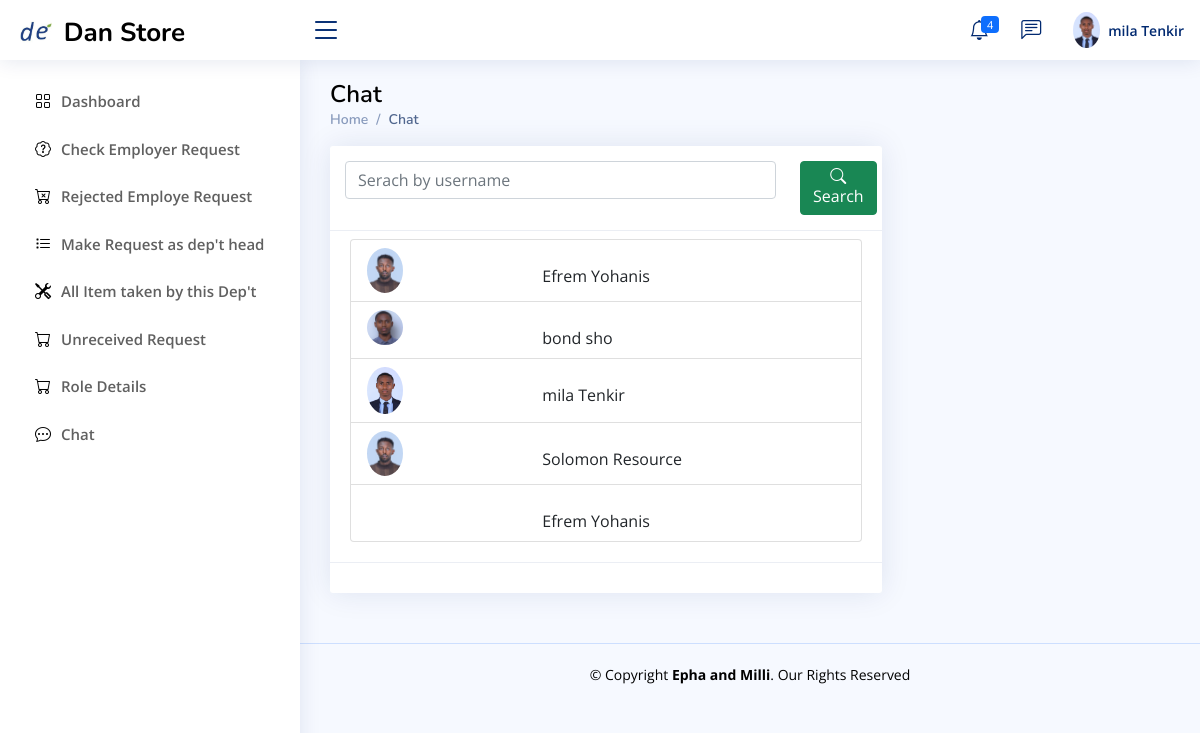
The page /department_head/all_user/ (signed in) on the database as committed earlier.
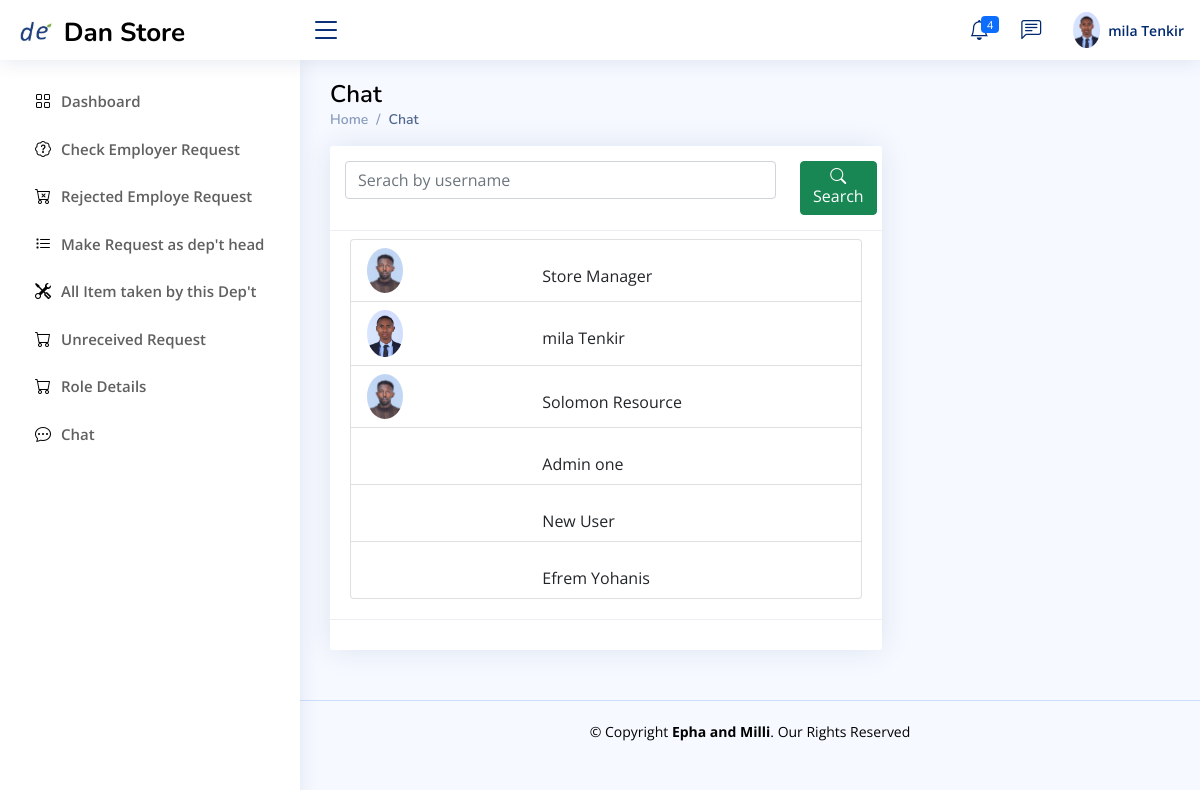
The same page on the database as committed later.
### Store_manager/models.py (models this page shows, shortened)
class employ(models.Model):
    user=models.ForeignKey(User,null=True,blank=True,on_delete=models.CASCADE)
    role= models.CharField(max_length=200,null=True,blank=True)
    profile_pic=models.ImageField(null=True,blank=True, upload_to='Profile/')
    Full_Name=models.CharField(max_length=300, null=True)
    gender = models.CharField(max_length=20,null=True,blank=True)
    phone1 = models.CharField(max_length=200, null=True)
    phone2 = models.CharField(max_length=200, null=True)
    facebook = models.CharField(max_length=200, null=True,blank=True)
    telegram = models.CharField(max_length=200, null=True,blank=True)
    instagram = models.CharField(max_length=200, null=True,blank=True)
    about = models.TextField(max_length=500, null=True)
    address = models.CharField(max_length=200, null=True)
    inDepartment = models.CharField(max_length=300,null=True)
    date_created = models.DateTimeField(auto_now_add=True, null=True)
    Thechnologist =models.BooleanField(blank=True,null=True,default=False)
    accessStore=models.ForeignKey(allStore,null=True,blank=True,on_delete=models.CASCADE)
    Titel = models.CharField(max_length=20,null=True,blank=True)
    Filed_Study = models.CharField(max_length=20,null=True,blank=True)
    Collage = models.CharField(max_length=20,null=True,blank=True)
    grade=models.CharField(max_length=20,null=True,blank=True)
    Year_Graguation = models.DateField(null=True,blank=True)
    Document=models.FileField(null=True,blank=True,upload_to="File/Document")

### Department_Head/views.py (the view)
# urls.py: path('all_user/',views.all_user,name="all_user"),
def all_user(request):
    try:
        if request.user.groups.all()[0].name == 'Dept_Head':
            curretnUser = request.user
            exploreU = employ.objects.get(user = curretnUser)
            me_with=exploreU
            my_message=chatbot.objects.filter(me_with=me_with)
            admin = exploreU
            chat_group1=employ.objects.all()
            context={
                'admin':admin,
                'my_message':my_message,
                'chat_group2':chat_group1,
            }
            return render(request,'Department_head/chat/index2.html',context)
        messages.error(request, 'Permission denied ')
        return redirect('log-out')
    except IndexError as e:
        messages.error(request, 'Login Before ')
        return redirect('log-out')

### Templates/Department_head/chat/index2.html (shortened to what this page needs)
{% extends 'Department_head/D_base.html' %}
{% block d_head  %}
<main id="main" class="main">
    <div class="pagetitle">
      <h1 style="color: black">Chat</h1>
      <nav>
        <ol class="breadcrumb">
          <li class="breadcrumb-item"><a href="#">Home</a></li>
          <li class="breadcrumb-item active">Chat</li>
        </ol>
      </nav>
    </div>
    <section class="section">
        <div class="row">
            <div class="col-lg-8">
                <div class="card">
                    <div class="card-header">
                      <form action="" method="post">
                        <div class="row">
                            <div class="col-10">
                              <input type="text" class="form-control" id="inputText" name="serach" placeholder="Serach by username" >
                          </div>
                          <div class="col-2">
                              <button type="submit" class="btn btn-success"> <i class="bi bi-search"></i> Search</button>
                          </div>
                        </div>
                      </form>
                    </div>
                    <div class="card-body pt-2">
                        <div class="list-group">
                          {% block chat %}
                          {% for chat_group in chat_group2  %}
                          <a href="{% url 'dept_chat_pepol' chat_group.id %}" class="list-group-item list-group-item-action " aria-current="true">
                            <div class="row">
                                <div class="col-lg-4">
                                  {% if chat_group.profile_pic %}
                                    <img src="{{ chat_group.profile_pic.url}}" alt="Profile" class="rounded-circle w-25">
                                  {% endif %}
                                </div>
                                <div class="col-lg-8">
                                    <div class="pt-3">
                                        <span class="d-none d-md-block ps-2">{{chat_group.user.first_name}} {{chat_group.user.last_name}}</span>
                                     </div>
                                </div>
                            </div>
                            </a>
                         {% endfor %}
                            {% endblock chat %}
                          </div>
                    </div>
                    <div class="card-footer">
                    </div>
                  </div>
            </div>
         </div>
    </section>
  </main>
{% endblock %}

### Templates/Department_head/D_base.html (shortened to what this page needs)
{% extends 'base.html' %} {% load static %}
{% block content %}
<header id="header" class="header fixed-top d-flex align-items-center">
  <div class="d-flex align-items-center justify-content-right">
    <a href="index.html" class="logo d-flex align-items-center">
      <img src="{% static '/img/newfile.png' %}" alt="" />
      <span
        class="d-none d-lg-block"
        style="color: black; margin-top: 5px; padding-left: 5px"
        >Dan Store</span
      >
    </a>
    <i class="bi bi-list toggle-sidebar-btn" style="margin-right: 10px"></i>
  </div>
  <nav class="header-nav ms-auto">
    <ul class="d-flex align-items-center">
      <li class="nav-item dropdown">
        <a class="nav-link nav-icon" href="#" data-bs-toggle="dropdown">
          <i class="bi bi-bell"></i>
          <span class="badge bg-primary badge-number">4</span> </a
        >
      </li>
      <li class="nav-item dropdown">
        <a class="nav-link nav-icon" href="#" data-bs-toggle="dropdown">
          <i class="bi bi-chat-left-text"></i>
      </li>
      <li class="nav-item dropdown pe-3">
        <a
          class="nav-link nav-profile d-flex align-items-center pe-0"
          href="#"
          data-bs-toggle="dropdown"
        >
          {% if admin.profile_pic %}
          <img
            src="{{admin.profile_pic.url}}"
            alt="Profile"
            class="rounded-circle"
          />
          {% endif %}
          <span class="d-none d-md-block ps-2"
            >{{user.first_name}} {{user.last_name}}</span
          > </a
        >
      </li>
    </ul>
  </nav>
</header>
<aside id="sidebar" class="sidebar">
  <ul class="sidebar-nav" id="sidebar-nav">
    <li class="nav-item">
        <a class="nav-link collapsed active" href="{% url 'dept-dashboard' %}">
          <i class="bi bi-grid" style="color: black"></i>
          <span style="color: rgb(96, 96, 96)">Dashboard</span>
        </a>
      </li>
    <li class="nav-item">
      <a class="nav-link collapsed active" href="{% url 'check_request' %}">
        <i class="bi bi-patch-question" style="color: black"></i>
        <span style="color: rgb(96, 96, 96)">Check Employer Request</span>
      </a>
    </li>
    <li class="nav-item">
      <a class="nav-link collapsed active" href="{% url 'rejected_emp_request' %}">
        <i class="bi bi-cart-x" style="color: black"></i>
        <span style="color: rgb(96, 96, 96)">Rejected Employe Request </span>
      </a>
    </li>
    <li class="nav-item">
      <a class="nav-link collapsed active" href="{% url 'make_request' %}">
        <i class="bi bi-list-task" style="color: black"></i>
        <span style="color: rgb(96, 96, 96)"> Make Request as dep't head</span>
      </a>
    </li>
    <li class="nav-item">
      <a class="nav-link collapsed active" href="{% url 'all_item_taken_by' %}">
        <i class="bi bi-tools" style="color: black"></i>
        <span style="color: rgb(96, 96, 96)">All Item taken by this Dep't</span>
      </a>
    </li>
    <li class="nav-item">
      <a class="nav-link collapsed active" href="{% url 'unreceived-request' %}">
        <i class="bi bi-cart" style="color: black"></i>
        <span style="color: rgb(96, 96, 96)">Unreceived Request</span>
      </a>
    </li>
    <li class="nav-item">
      <a class="nav-link collapsed active" href="{% url 'dept_role' %}">
        <i class="bi bi-cart" style="color: black"></i>
        <span style="color: rgb(96, 96, 96)">Role Details</span>
      </a>
    </li>
    <li class="nav-item">
      <a class="nav-link collapsed active" href="{% url 'dept_chat' %}">
        <i class="bi bi-chat-dots" style="color: black"></i>
        <span style="color: rgb(96, 96, 96)">Chat</span>
      </a>
    </li>
  </ul>
</aside>
{% block d_head %}
{% endblock %}
{% endblock %}

Rows that differ between the two databases and show on the page:
removed employ: profile_pic (picture), user.first_name "bond", user.last_name "sho"
changed employ: user.first_name "Efrem" → "Store"; user.last_name "Yohanis" → "Manager"
added employ: user.first_name "Admin", user.last_name "one"
added employ: user.first_name "New", user.last_name "User"
